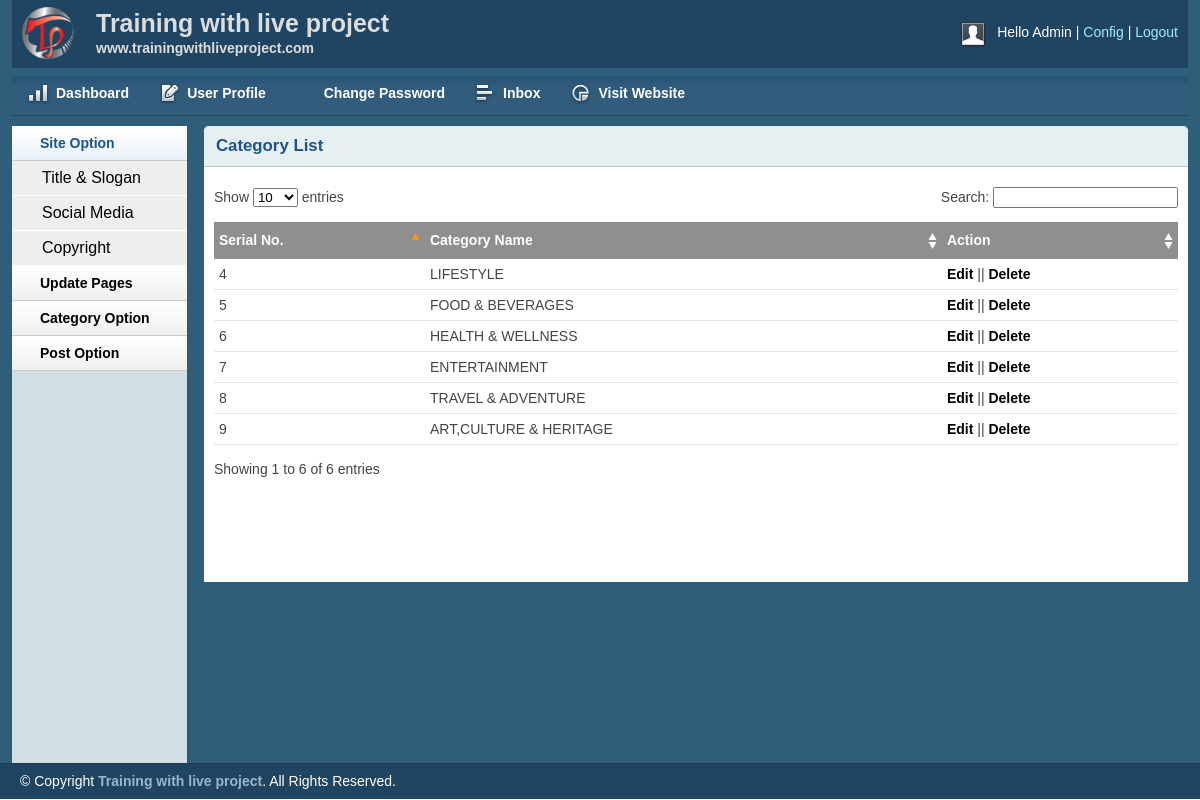
The app's page /admin/catlist.php, older data.
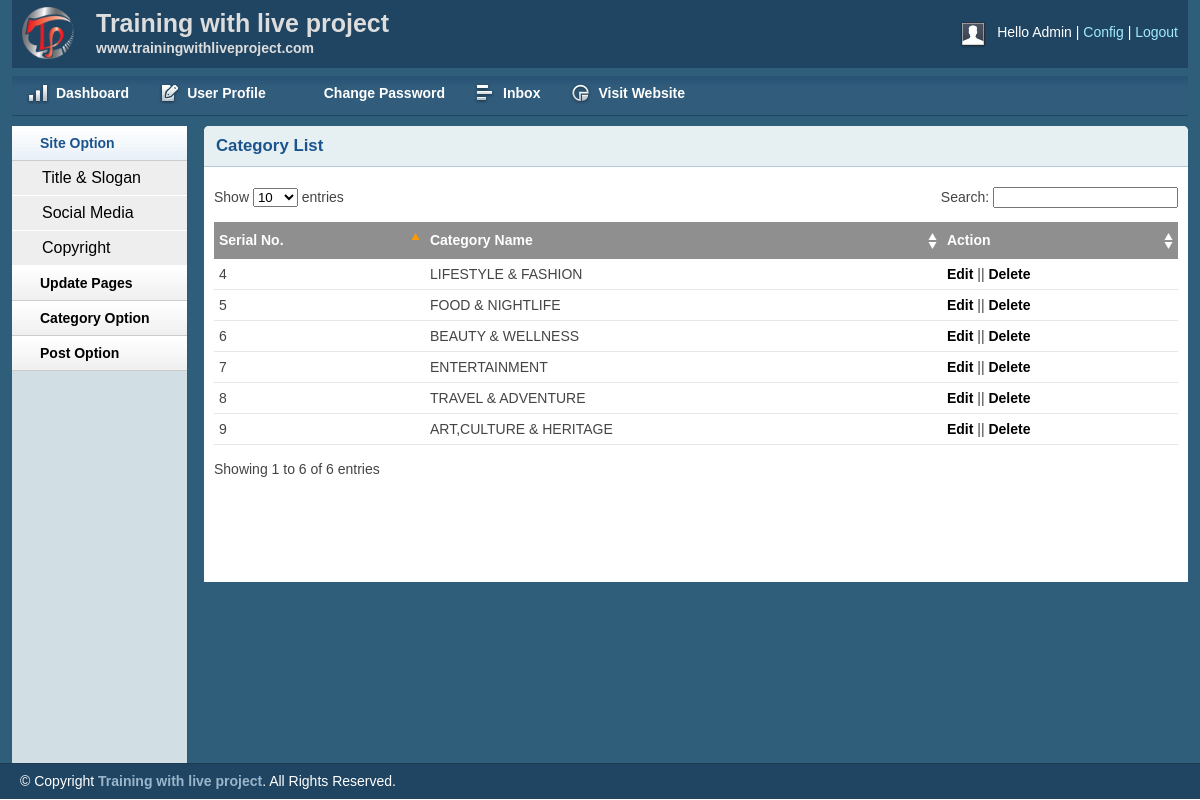
The same page, newer data.
### tables this page shows
CREATE TABLE IF NOT EXISTS `categories` (
  `catid` int(11) NOT NULL AUTO_INCREMENT,
  `catname` varchar(100) NOT NULL,
  PRIMARY KEY (`catid`)
);

### admin/catlist.php (the view, shortened to what this page needs)
<?php
include('../connections/connections.php');
?>
<!DOCTYPE html>
<html>
<head>
    <link rel="stylesheet" type="text/css" href="css/reset.css" media="screen" />
    <link rel="stylesheet" type="text/css" href="css/text.css" media="screen" />
    <link rel="stylesheet" type="text/css" href="css/grid.css" media="screen" />
    <link rel="stylesheet" type="text/css" href="css/layout.css" media="screen" />
    <link rel="stylesheet" type="text/css" href="css/nav.css" media="screen" />
    <link href="css/table/demo_page.css" rel="stylesheet" type="text/css" />
</head>
<body>
    <div class="container_12">
        <div class="grid_12 header-repeat">
            <div id="branding">
                 <div class="floatleft logo">
                    <img src="img/livelogo.png" alt="Logo" />
				</div>
				<div class="floatleft middle">
					<h1>Training with live project</h1>
					<p>www.trainingwithliveproject.com</p>
				</div>
                <div class="floatright">
                    <div class="floatleft">
                        <img src="img/img-profile.jpg" alt="Profile Pic" /></div>
                    <div class="floatleft marginleft10">
                        <ul class="inline-ul floatleft">
                            <li>Hello Admin</li>
                            <li><a href="#">Config</a></li>
                            <li><a href="#">Logout</a></li>
                        </ul>
                    </div>
                </div>
            </div>
        </div>
        <div class="grid_12">
             <ul class="nav main">
                <li class="ic-dashboard"><a href="index.html"><span>Dashboard</span></a> </li>
                <li class="ic-form-style"><a href=""><span>User Profile</span></a></li>
				<li class="ic-typography"><a href="changepassword.html"><span>Change Password</span></a></li>
				<li class="ic-grid-tables"><a href="inbox.html"><span>Inbox</span></a></li>
                <li class="ic-charts"><a href="postlist.html"><span>Visit Website</span></a></li>
            </ul>
        </div>
           <div class="grid_2">
            <div class="box sidemenu">
                <div class="block" id="section-menu">
                    <ul class="section menu">
                        <li><a class="menuitem">Site Option</a>
                            <ul class="submenu">
                                <li><a href="titleslogan.html">Title & Slogan</a></li>
                                <li><a href="social.html">Social Media</a></li>
                                <li><a href="copyright.html">Copyright</a></li>
                            </ul>
                        </li>
                         <li><a class="menuitem">Update Pages</a>
                        </li>
                        <li><a class="menuitem">Category Option</a>
                        </li>
                        <li><a class="menuitem">Post Option</a>
                        </li>
                    </ul>
                </div>
            </div>
        </div>
        <div class="grid_10">
            <div class="box round first grid">
                <h2>Category List</h2>
                <div class="block">
                    <table class="data display datatable" id="example">
					<thead>
						<tr>
							<th>Serial No.</th>
							<th>Category Name</th>
							<th>Action</th>
						</tr>
					</thead>
					<tbody>
                        <?php
                        $query = "SELECT * FROM categories";
                        $result = mysqli_query($connect,$query);
                        while($rows = mysqli_fetch_array($result,MYSQL_ASSOC))
                        {
                       $cid   = $rows['catid'];
                      $cname = $rows['catname'];
                   ?>
                    <tr>
                            <td><?php echo $cid;?></td>
                            <td><?php echo $cname;?></td>
                            <td><a href="">Edit</a> || <a href="catdelete.php"  onclick="return confirm('Are you sure you want to delete this category?');">Delete</a></td>
                        </tr>
                    <?php } ?>
					</tbody>
				</table>
               </div>
            </div>
        </div>
    </div>
    <div id="site_info">
       <p>
         &copy; Copyright <a href="http://trainingwithliveproject.com">Training with live project</a>. All Rights Reserved.
        </p>
    </div>
</body>
</html>

Row changes from the older to the newer data that the page shows:
changed categories id 4: catname "LIFESTYLE" → "LIFESTYLE & FASHION"
changed categories id 5: catname "FOOD & BEVERAGES" → "FOOD & NIGHTLIFE"
changed categories id 6: catname "HEALTH & WELLNESS" → "BEAUTY & WELLNESS"
